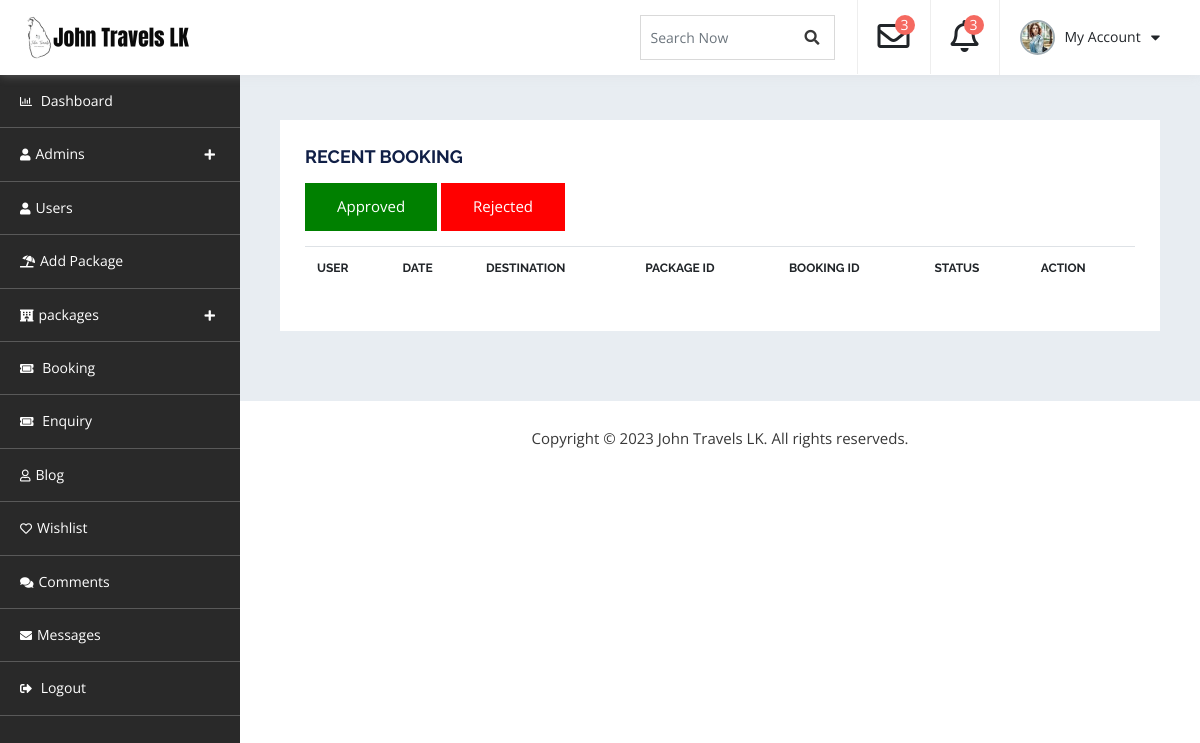
Before: /admin_dashboard/db-booking.php with the older database file.
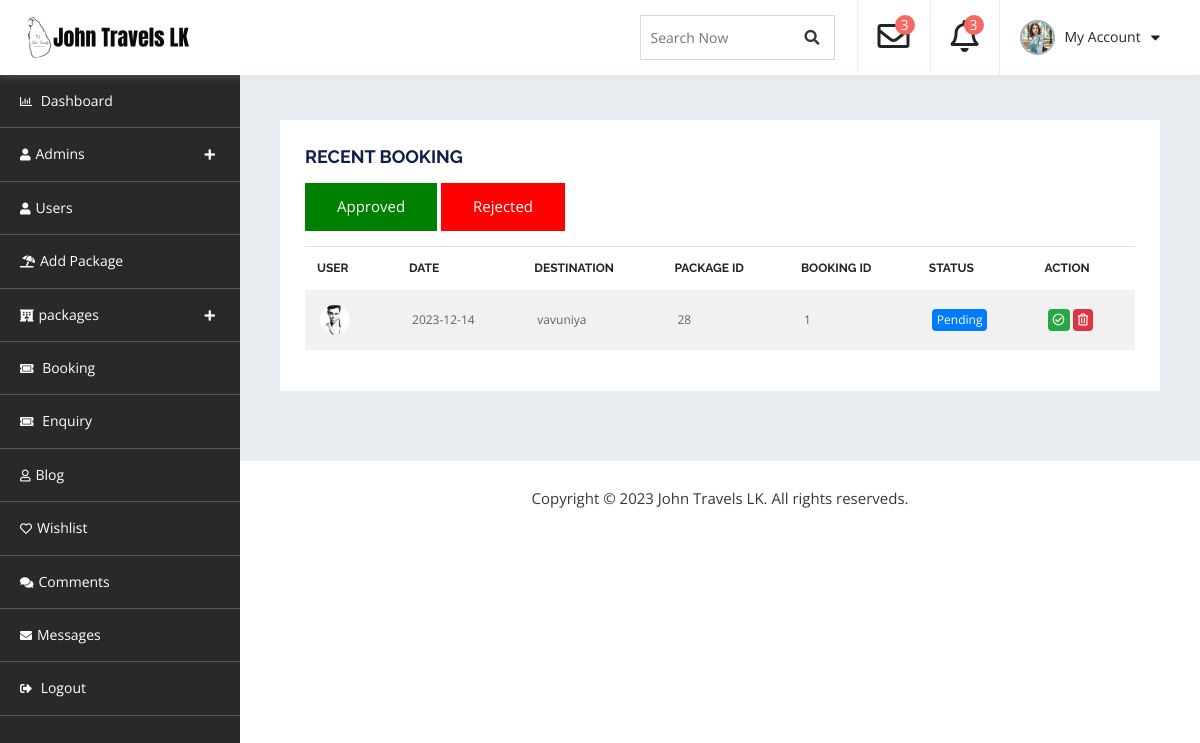
After: the same page with the newer database file.
### tables this page shows
CREATE TABLE `package_booking` (
  `Booking_Id` int(11) NOT NULL,
  `Customer_Id` int(11) NOT NULL,
  `Pack_Id` int(11) NOT NULL,
  `Date` date NOT NULL DEFAULT current_timestamp(),
  `Destination` varchar(255) NOT NULL,
  `Status` varchar(25) NOT NULL DEFAULT 'Pending'
);

CREATE TABLE `customer_more_details` (
  `Customer_Id` int(11) NOT NULL,
  `First_name` varchar(255) NOT NULL,
  `Last_name` varchar(255) NOT NULL,
  `Mobile_number` int(11) NOT NULL,
  `NIC` varchar(12) NOT NULL,
  `City` varchar(255) NOT NULL,
  `Country` varchar(255) NOT NULL,
  `district` varchar(255) NOT NULL,
  `Address` varchar(255) NOT NULL,
  `Dob` date NOT NULL,
  `About` varchar(255) NOT NULL,
  `Image` varchar(256) NOT NULL
);

### admin_dashboard/A-show-customer.php (called while the page is built)
<?php
function show($id){
require 'db-connection.php';
$query="SELECT Image FROM `customer_more_details` WHERE Customer_Id='$id'";
$result=mysqli_query($conn,$query);
if($result){
    $row=mysqli_fetch_assoc($result);
    $img= $row['Image'];
}
else{
    echo "n";
}
return $img;
}
?>

### admin_dashboard/db-booking.php (the view, shortened to what the changed rows need)
<!doctype html>
<html lang="en">
   <head>
      <link rel="stylesheet" href="assets/css/bootstrap.min.css" media="all">
      <link rel="stylesheet" type="text/css" href="assets/css/all.min.css">
      <link rel="stylesheet" type="text/css" href="style.css">
</head>
<body>
    <div id="container-wrapper">
        <div id="dashboard" class="dashboard-container">
            <div class="dashboard-header sticky-header">
                <div class="content-left  logo-section pull-left">
                    <h1><a href="../index.php"><img src="assets/images/logo.png" alt=""></a></h1>
                </div>
            </div>
            <div class="db-info-wrap db-booking">
                <div class="dashboard-box table-opp-color-box">
                    <div class="table-responsive">
                        <table class="table">
                            <thead>
                                <tr>
                                    <th>User</th>
                                    <th>Date</th>
                                    <th>Destination</th>
                                    <th>Package Id</th>
                                    <th>Booking Id</th>
                                    <th>status</th>
                                    <th>action</th>
                                </tr>
                            </thead>
                            <tbody>
                                <?php
                                require 'db-connection.php';
                                $query= "SELECT * FROM `package_booking` WHERE Status='Pending'";
                                $result= mysqli_query($conn,$query);
                                if($result){
                                    while($row=mysqli_fetch_assoc($result)):
                                        $id=$row['Customer_Id'];
                                        require_once 'A-show-customer.php';
                                        $r=show($row['Customer_Id']);
                                ?>
                                <tr>
                                    <td>
                                        <a href="view-user.php?id=<?php echo $row['Customer_Id'] ?>"><span class="list-img"><img src="../user_dashboard/Customers/<?php echo $r ?>" alt="">
                                        </span></a>
                                    </td>
                                    <td><?php echo $row['Date'] ?></td>
                                    <td><?php echo $row['Destination'] ?></td>
                                    <td><?php echo $row['Pack_Id'] ?></td>
                                    <td><?php echo $row['Booking_Id'] ?></td>
                                    <td><span class="badge badge-primary"><?php echo $row['Status'] ?></span></td>
                                    <td>
                                        <a href="A-approved-booking.php?id=<?php echo $row['Booking_Id'] ?>"><span class="badge badge-success"><i class="far fa-check-circle"></i></span></a>
                                        <a href="A-booking-reject.php?id=<?php echo $row['Booking_Id'] ?>"><span class="badge badge-danger"><i class="far fa-trash-alt"></i></span></a>
                                    </td>
                                </tr>
                                <?php
                                endwhile;
                                }
                                ?>
                            </tbody>
                        </table>
                    </div>
                </div>
            </div>
        </div>
    </div>
</body>
</html>

Changed rows visible on the page:
added package_booking: Customer_Id.Image (picture), Date "2023-12-14", Destination "vavuniya", Pack_Id "28", Booking_Id "1", Status "Pending"
